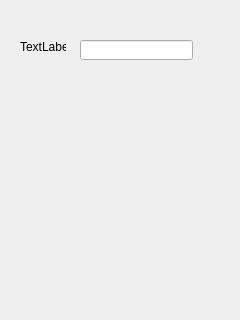
<?xml version="1.0" encoding="UTF-8"?>
<ui version="4.0">
 <class>Dialog</class>
 <widget class="QDialog" name="Dialog">
  <property name="geometry">
   <rect>
    <x>0</x>
    <y>0</y>
    <width>240</width>
    <height>320</height>
   </rect>
  </property>
  <property name="windowTitle">
   <string>Dialog</string>
  </property>
  <widget class="QLabel" name="label">
   <property name="geometry">
    <rect>
     <x>20</x>
     <y>40</y>
     <width>46</width>
     <height>13</height>
    </rect>
   </property>
   <property name="text">
    <string>TextLabel</string>
   </property>
  </widget>
  <widget class="QLineEdit" name="Miasto">
   <property name="geometry">
    <rect>
     <x>80</x>
     <y>40</y>
     <width>113</width>
     <height>20</height>
    </rect>
   </property>
  </widget>
 </widget>
 <resources/>
 <connections/>
</ui>
